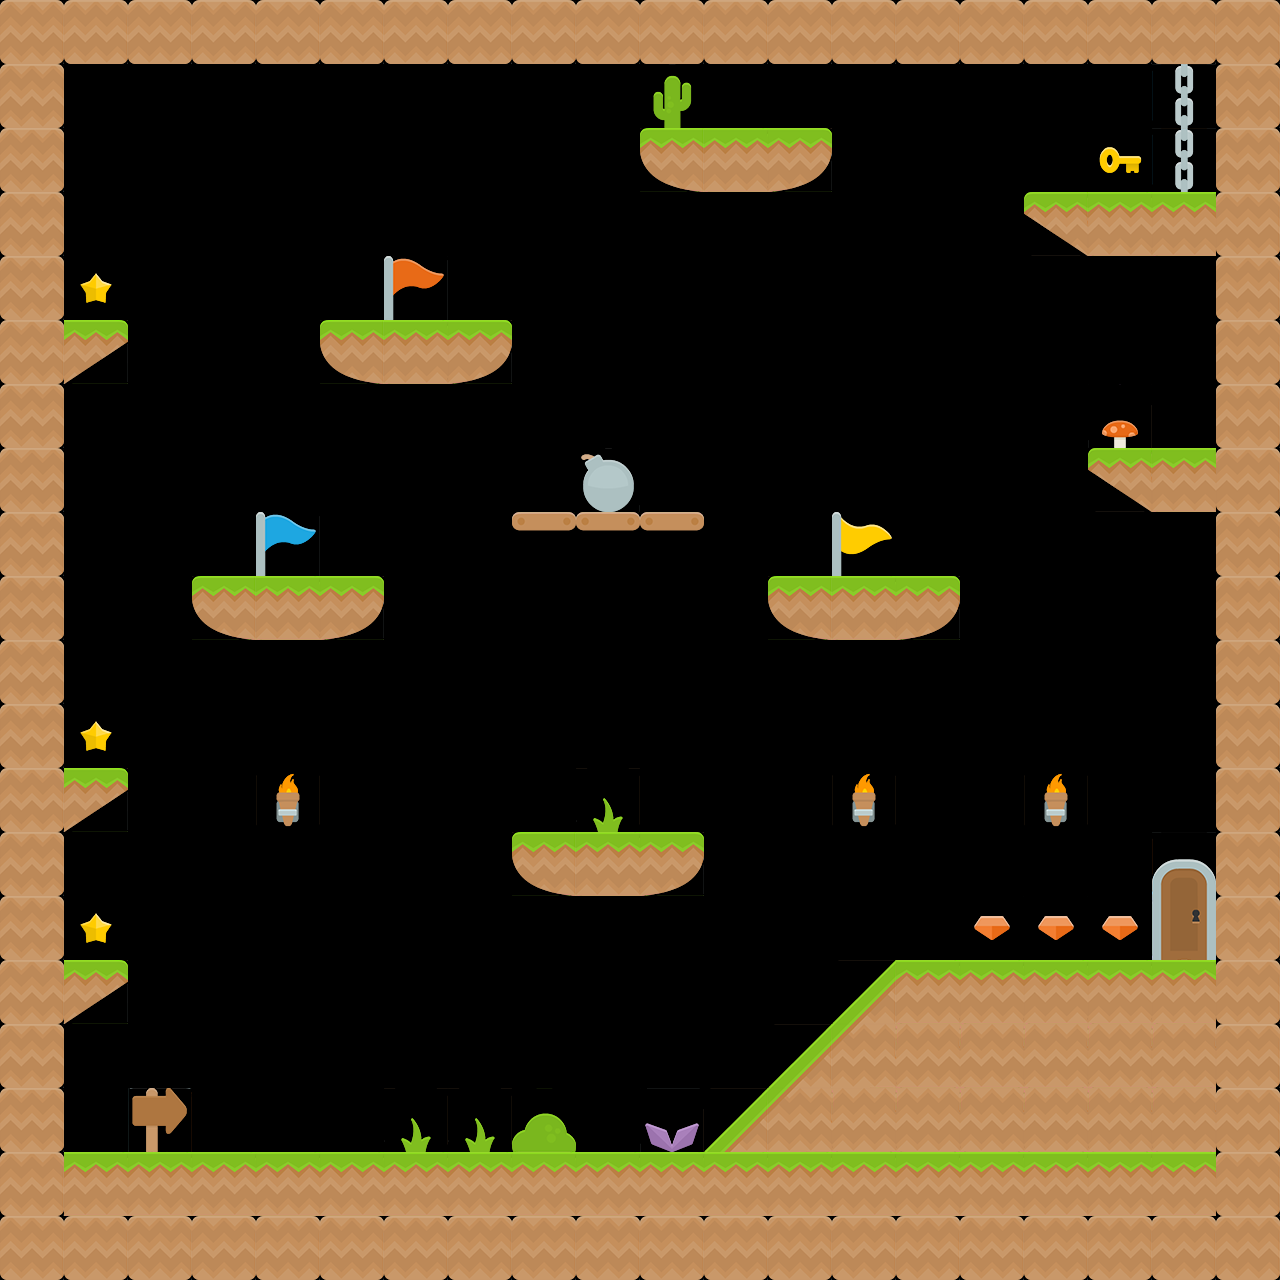

Below is a game level as drawn by its tile map, then a one-line description and the .tmx that defines it (tile-layer data replaced by summaries):
An orthogonal 20x20 tile map with 64x64 px tiles, 2 tile layers (Left, Right), 3 tilesets.

<map version="1.0" orientation="orthogonal" renderorder="right-down" width="20" height="20" tilewidth="64" tileheight="64" nextobjectid="1">
 <tileset firstgid="1" name="kenny_ground_64x64" tilewidth="64" tileheight="64">
  <image source="../tiles/kenny_ground_64x64.png" width="512" height="1024" />
 </tileset>
 <tileset firstgid="129" name="kenny_items_64x64" tilewidth="64" tileheight="64">
  <image source="../tiles/kenny_items_64x64.png" width="512" height="256" />
 </tileset>
 <tileset firstgid="161" name="kenny_platformer_64x64" tilewidth="64" tileheight="64">
  <image source="../tiles/kenny_platformer_64x64.png" width="320" height="1024" />
 </tileset>
 <layer name="Left" width="20" height="20">
  <data>[400 cells, 167 non-empty, 27 distinct tile ids]</data>
 </layer>
 <layer name="Right" width="20" height="20">
  <data>[400 cells, 167 non-empty, 27 distinct tile ids]</data>
 </layer>
</map>
